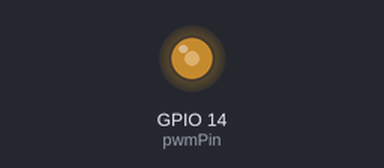
The program below on a simulated ESP32. Shown: output pins drawn as LEDs (lit = HIGH). What the program prints to the serial monitor is not drawn.

Above: at 0.05 s.
Timing chart, 0 to 19.5 s (numbered marks = the images above):
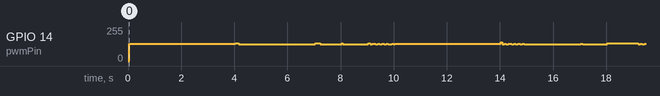

The program:

main.cpp
```cpp
#include<Arduino.h>
#define PWM_FREQ 490
#define MICRO_SEC 1000000
// the return of timerBegin() is hw_timer_t
// myTimer used for passing timer information to ther timerAttachInterrupt,timerAlaramWrite and timerAlarmEnable, hence when the timer reached the desired value, the callback function will be evoked
hw_timer_t *myTimer = NULL;

// this variable used in onTimer to indentify if the onTimer called to change the alarmValue to 6000000 or to 1000000
bool state = true;

int timer = 1;
int pwmPin = 14;

int alarmVal = 0;

const int PWMFreq = 490;
const int microSec = 1000000;

void IRAM_ATTR changeStatePWM();
void configTimer();
void valuePWM(int,bool=false);
void restartTimer();
void endTimer();

// void IRAM_ATTR onTimer(){
//   digitalWrite(LED, !digitalRead(LED));
//   // whis used to detach interrupt functionallity to timer that specified by myTimer, in this case timer0.
//   timerDetachInterrupt(myTimer);
//   // change will specify if the evoked onTimer should make the alarmValue to 6000000 or 1000000
//   if(state){
//     // the timer0 specified in variable myTimer will be attached to interrupt, hence can call an alarm
//     timerAttachInterrupt(myTimer, &onTimer, true);
//     timerAlarmWrite(myTimer, 500000, true);
//     timerAlarmEnable(myTimer); //Just Enable
//     change=false;
//   }else{
//     timerAttachInterrupt(myTimer, &onTimer, true);
//     timerAlarmWrite(myTimer, 500000, true);
//     timerAlarmEnable(myTimer); //Just Enable
//     state=true;
//   }
// }
void setup() {
  Serial.begin(115200);
  pinMode(pwmPin, OUTPUT);
  // turn on the timer1
  configTimer();
}
void loop() {
  for(int i=0;i<=256;i+=64){
    valuePWM(i,false);
    delay(1000);
  }
}

void configTimer(){
  myTimer = timerBegin(timer,80,true);
  Serial.println("Timer configured");
}

void valuePWM(int pwmVal,bool percent){
  restartTimer();
  timerAttachInterrupt(myTimer,&changeStatePWM,true);
  if(percent){
    if(pwmVal<0||pwmVal>100) {
      Serial.println("The value for PWM should be beetween 0 and 100");
      Serial.println("As a result, the PWM value will be 50%");
      alarmVal = int(0.5*microSec/PWMFreq);
    }
    else{
      alarmVal = int((pwmVal/100.0)*microSec/PWMFreq);
      // since the alarmVal is a integer, and we want to print it with string "Alarm percent : " hence we should cast to string first, otherwise there are some bugs pop up
      Serial.println("Alarm percent : "+(String)alarmVal);
    }
  }
  else{
    if(pwmVal<0||pwmVal>256) {
      Serial.println("The value for PWM should be beetween 0 and 255");
      Serial.println("As a result, the PWM value will be 50%");
      alarmVal = int(0.5*microSec/PWMFreq);
    }
    else{
      alarmVal = int((pwmVal/255.0)*microSec/PWMFreq);
      Serial.println("Alarm value : "+(String)alarmVal);
    }
  }
  Serial.println(alarmVal);
  digitalWrite(pwmPin,HIGH);
  state=HIGH;
  timerAlarmWrite(myTimer,alarmVal,true);
  timerAlarmEnable(myTimer);
  Serial.println("PWM configured");
}

void IRAM_ATTR changeStatePWM(){
  if(state){
    timerAlarmWrite(myTimer,alarmVal,true);
    digitalWrite(pwmPin,HIGH);
    state=LOW;
  }
  else{
    timerAlarmWrite(myTimer,microSec/PWMFreq-alarmVal,true);
    digitalWrite(pwmPin,LOW);
    state=HIGH;
  }
}

void restartTimer(){
    timerAlarmDisable(myTimer);
    timerDetachInterrupt(myTimer);
    timerEnd(myTimer);
    myTimer = timerBegin(timer,80,true);
}

void endTimer(){
  timerDetachInterrupt(myTimer);
  timerAlarmDisable(myTimer);
  timerEnd(myTimer);
}
```
